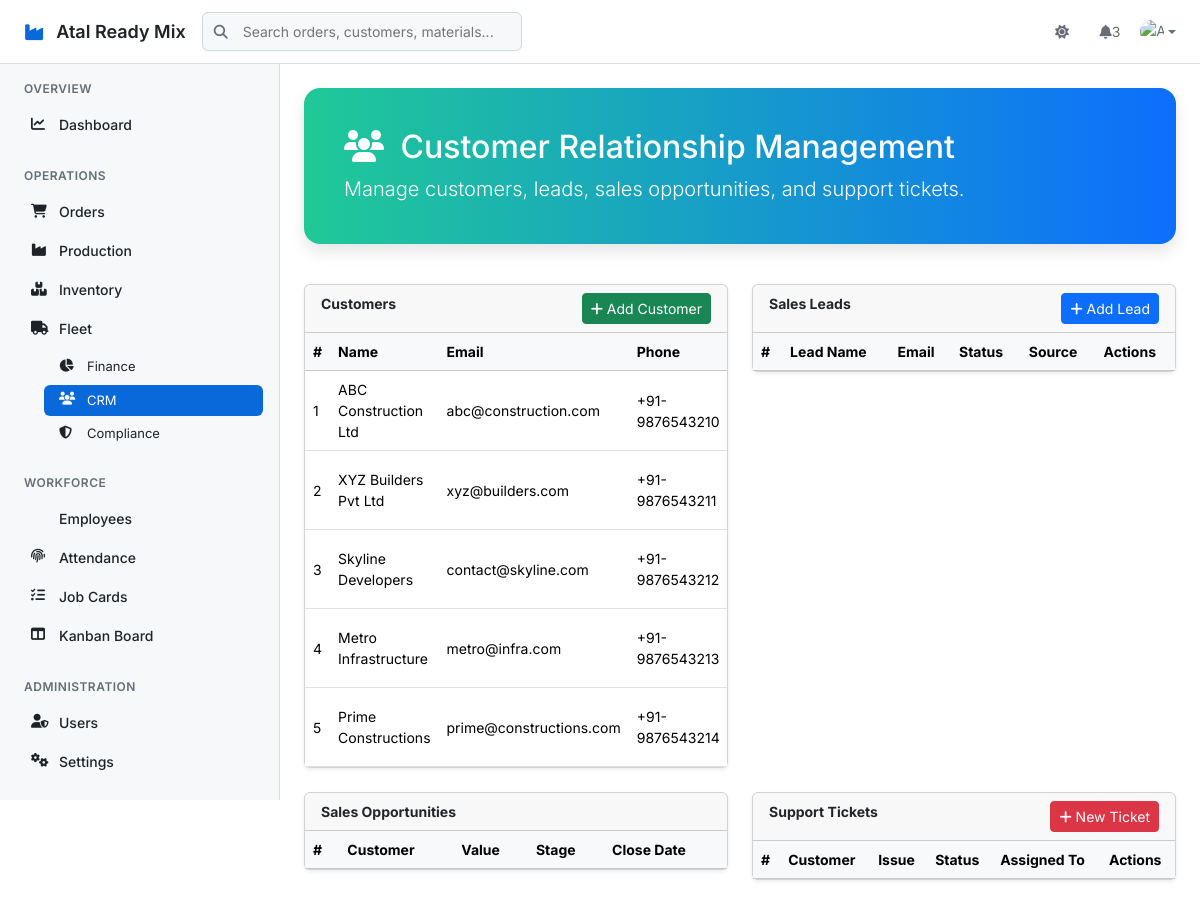
Page /erp/crm (signed in) on the earlier database version.
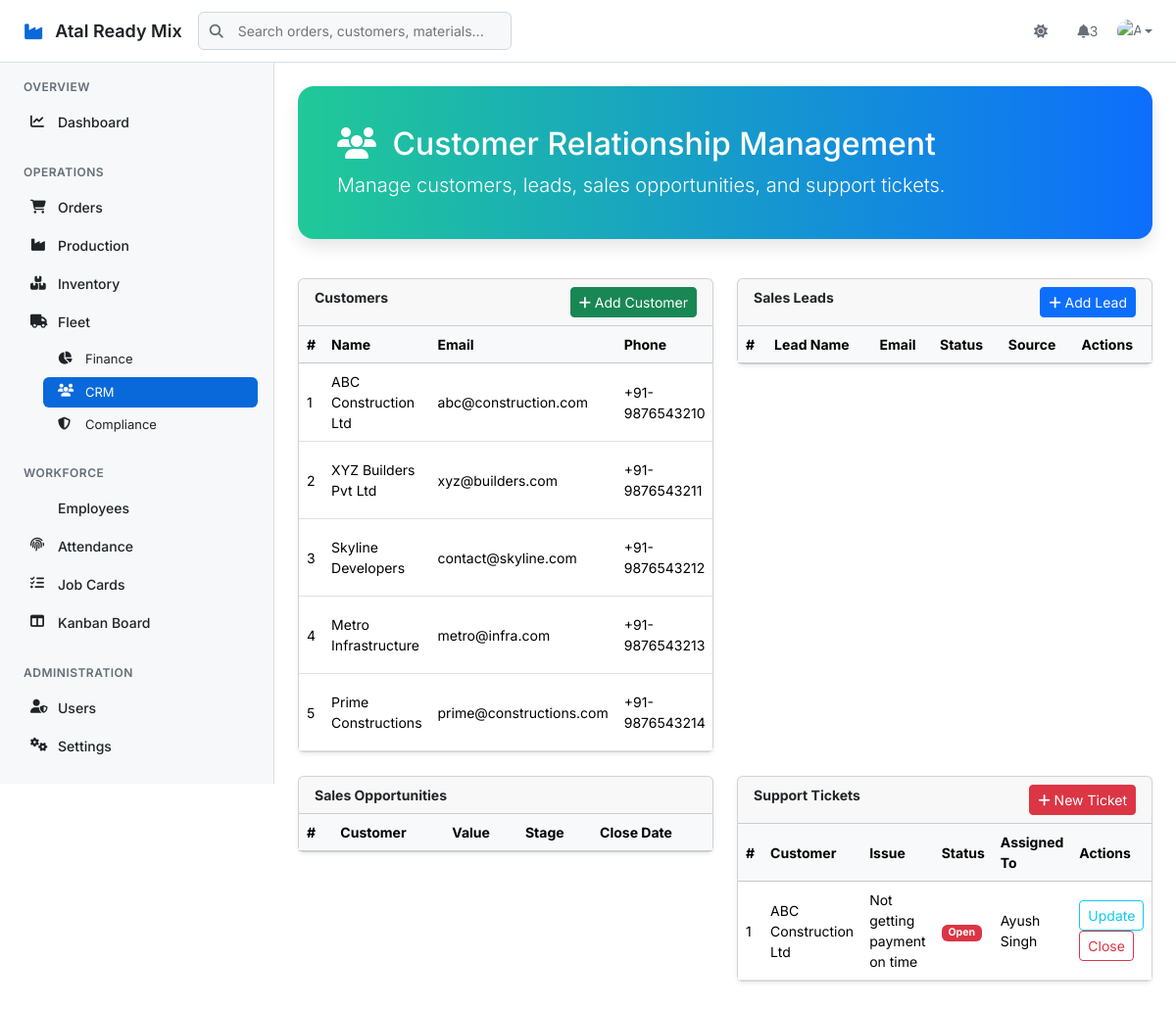
Same page on the later database version.
### tables this page shows
CREATE TABLE Customers (
    CustomerID INTEGER PRIMARY KEY AUTOINCREMENT,
    CustomerName TEXT,
    Address TEXT,
    Phone TEXT,
    Email TEXT
);

CREATE TABLE CRM_Tickets (
            TicketID INTEGER PRIMARY KEY AUTOINCREMENT,
            CustomerID INTEGER,
            CustomerName TEXT,
            Issue TEXT,
            Status TEXT DEFAULT 'Open',
            AssignedTo TEXT,
            CreatedDate DATETIME DEFAULT CURRENT_TIMESTAMP,
            FOREIGN KEY (CustomerID) REFERENCES Customers(CustomerID)
        );

### app.py (the view)
@app.route('/erp/crm')
@login_required
def erp_crm():
    conn = get_db_connection()
    conn.execute('''
        CREATE TABLE IF NOT EXISTS CRM_Leads (
            LeadID INTEGER PRIMARY KEY AUTOINCREMENT,
            Name TEXT NOT NULL,
            Email TEXT,
            Phone TEXT,
            Source TEXT,
            Status TEXT DEFAULT 'New',
            CreatedDate DATETIME DEFAULT CURRENT_TIMESTAMP
        )
    ''')
    conn.execute('''
        CREATE TABLE IF NOT EXISTS CRM_Opportunities (
            OpportunityID INTEGER PRIMARY KEY AUTOINCREMENT,
            CustomerID INTEGER,
            CustomerName TEXT,
            Value DECIMAL(10,2),
            Stage TEXT,
            CloseDate DATE,
            CreatedDate DATETIME DEFAULT CURRENT_TIMESTAMP,
            FOREIGN KEY (CustomerID) REFERENCES Customers(CustomerID)
        )
    ''')
    conn.execute('''
        CREATE TABLE IF NOT EXISTS CRM_Tickets (
            TicketID INTEGER PRIMARY KEY AUTOINCREMENT,
            CustomerID INTEGER,
            CustomerName TEXT,
            Issue TEXT,
            Status TEXT DEFAULT 'Open',
            AssignedTo TEXT,
            CreatedDate DATETIME DEFAULT CURRENT_TIMESTAMP,
            FOREIGN KEY (CustomerID) REFERENCES Customers(CustomerID)
        )
    ''')
    customers = conn.execute('SELECT CustomerID, CustomerName as Name, Email, Phone, CustomerName as Company FROM Customers').fetchall()
    leads = conn.execute('SELECT * FROM CRM_Leads ORDER BY CreatedDate DESC').fetchall()
    opportunities = conn.execute('SELECT * FROM CRM_Opportunities ORDER BY CreatedDate DESC').fetchall()
    tickets = conn.execute('SELECT * FROM CRM_Tickets ORDER BY CreatedDate DESC').fetchall()
    conn.close()
    return render_template('erp/crm.html', customers=customers, leads=leads, opportunities=opportunities, tickets=tickets)

### app.py (called while the page is built)
def get_db_connection():
    conn = sqlite3.connect(DATABASE, timeout=10)
    conn.row_factory = sqlite3.Row
    return conn

def login_required(f):
    @wraps(f)
    def decorated_function(*args, **kwargs):
        if 'user_id' not in session:
            return redirect(url_for('login'))
        return f(*args, **kwargs)
    return decorated_function

### templates/erp/crm.html (shortened to what the changed rows need)
{% extends "base.html" %}
{% block content %}
<div class="main-header">
    <h2><i class="fas fa-users me-2"></i> Customer Relationship Management</h2>
</div>
<div class="row">
    <div class="col-lg-6">
        <div class="card mb-4 shadow-sm">
            <div class="card-body p-0">
                <div class="table-responsive">
                    <table class="table table-hover mb-0">
                        <thead class="table-light">
                            <tr>
                                <th>#</th>
                                <th>Name</th>
                                <th>Email</th>
                                <th>Phone</th>
                            </tr>
                        </thead>
                        <tbody>
                            {% for customer in customers %}
                            <tr>
                                <td>{{ customer.CustomerID }}</td>
                                <td>{{ customer.Name }}</td>
                                <td>{{ customer.Email }}</td>
                                <td>{{ customer.Phone }}</td>
                            </tr>
                            {% endfor %}
                        </tbody>
                    </table>
                </div>
            </div>
        </div>
    </div>
    <div class="col-lg-6">
        <div class="card mb-4 shadow-sm">
            <div class="card-body p-0">
                <div class="table-responsive">
                    <table class="table table-hover mb-0">
                        <thead class="table-light">
                            <tr>
                                <th>#</th>
                                <th>Lead Name</th>
                                <th>Email</th>
                                <th>Status</th>
                                <th>Source</th>
                                <th>Actions</th>
                            </tr>
                        </thead>
                    </table>
                </div>
            </div>
        </div>
    </div>
</div>
<div class="row">
    <div class="col-lg-6">
        <div class="card mb-4 shadow-sm">
            <div class="card-body p-0">
                <div class="table-responsive">
                    <table class="table table-hover mb-0">
                        <thead class="table-light">
                            <tr>
                                <th>#</th>
                                <th>Customer</th>
                                <th>Value</th>
                                <th>Stage</th>
                                <th>Close Date</th>
                            </tr>
                        </thead>
                    </table>
                </div>
            </div>
        </div>
    </div>
    <div class="col-lg-6">
        <div class="card mb-4 shadow-sm">
            <div class="card-body p-0">
                <div class="table-responsive">
                    <table class="table table-hover mb-0">
                        <thead class="table-light">
                            <tr>
                                <th>#</th>
                                <th>Customer</th>
                                <th>Issue</th>
                                <th>Status</th>
                                <th>Assigned To</th>
                                <th>Actions</th>
                            </tr>
                        </thead>
                        <tbody>
                            {% for ticket in tickets %}
                            <tr>
                                <td>{{ ticket.TicketID }}</td>
                                <td>{{ ticket.CustomerName }}</td>
                                <td>{{ ticket.Issue }}</td>
                                <td>
                                    {% if ticket.Status == 'Resolved' %}
                                        <span class="badge bg-success">Resolved</span>
                                    {% elif ticket.Status == 'In Progress' %}
                                        <span class="badge bg-warning text-dark">In Progress</span>
                                    {% else %}
                                        <span class="badge bg-danger">Open</span>
                                    {% endif %}
                                </td>
                                <td>{{ ticket.AssignedTo }}</td>
                                <td>
                                    <button class="btn btn-sm btn-outline-info">Update</button>
                                    <button class="btn btn-sm btn-outline-danger">Close</button>
                                </td>
                            </tr>
                            {% endfor %}
                        </tbody>
                    </table>
                </div>
            </div>
        </div>
    </div>
</div>
{% endblock %}

Differences in the rows shown:
added CRM_Tickets: TicketID "1", CustomerName "ABC Construction Ltd", Issue "Not getting payment on time", Status "Open", AssignedTo "Ayush Singh"
